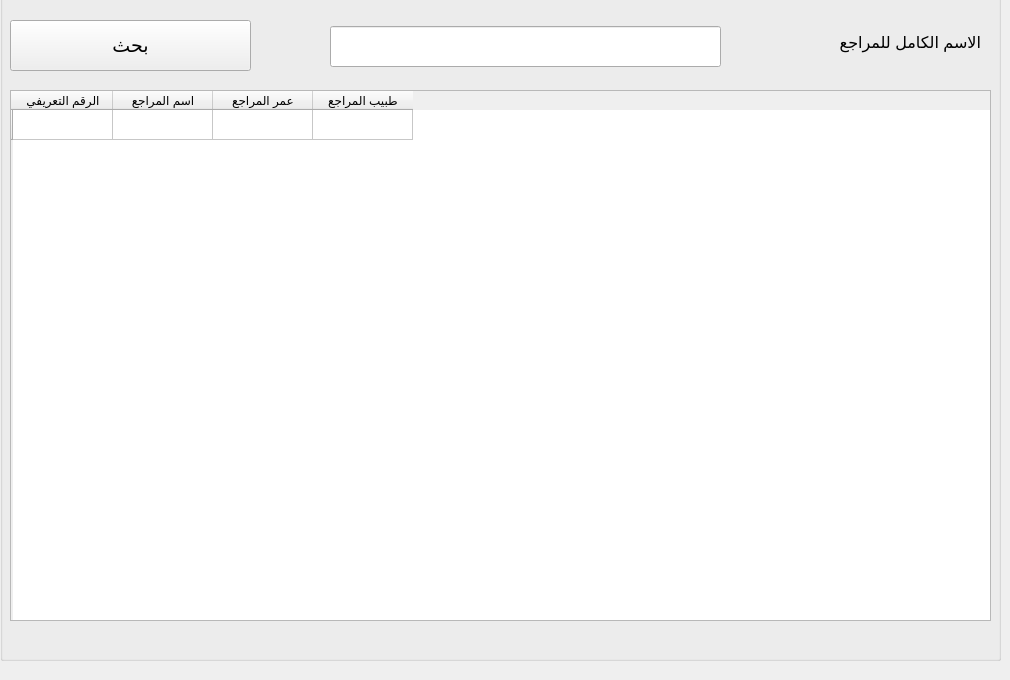
       <widget class="QWidget" name="tab_17">
        <attribute name="title">
         <string>كل المراجعين</string>
        </attribute>
        <widget class="QGroupBox" name="groupBox_5">
         <property name="geometry">
          <rect>
           <x>0</x>
           <y>-10</y>
           <width>1001</width>
           <height>671</height>
          </rect>
         </property>
         <property name="title">
          <string/>
         </property>
         <widget class="QTableWidget" name="tableWidget_2">
          <property name="geometry">
           <rect>
            <x>10</x>
            <y>100</y>
            <width>981</width>
            <height>531</height>
           </rect>
          </property>
          <property name="font">
           <font>
            <pointsize>9</pointsize>
           </font>
          </property>
          <row>
           <property name="text">
            <string/>
           </property>
          </row>
          <column>
           <property name="text">
            <string>الرقم التعريفي</string>
           </property>
          </column>
          <column>
           <property name="text">
            <string>اسم المراجع</string>
           </property>
          </column>
          <column>
           <property name="text">
            <string>عمر المراجع</string>
           </property>
          </column>
          <column>
           <property name="text">
            <string>طبيب المراجع</string>
           </property>
          </column>
         </widget>
         <widget class="QLineEdit" name="lineEdit_27">
          <property name="geometry">
           <rect>
            <x>330</x>
            <y>36</y>
            <width>391</width>
            <height>41</height>
           </rect>
          </property>
          <property name="font">
           <font>
            <pointsize>13</pointsize>
           </font>
          </property>
          <property name="placeholderText">
           <string/>
          </property>
         </widget>
         <widget class="QLabel" name="label_60">
          <property name="enabled">
           <bool>true</bool>
          </property>
          <property name="geometry">
           <rect>
            <x>740</x>
            <y>27</y>
            <width>241</width>
            <height>51</height>
           </rect>
          </property>
          <property name="font">
           <font>
            <family>Segoe UI</family>
            <pointsize>12</pointsize>
            <weight>50</weight>
            <bold>false</bold>
           </font>
          </property>
          <property name="text">
           <string>الاسم الكامل للمراجع</string>
          </property>
         </widget>
         <widget class="QPushButton" name="pushButton_36">
          <property name="geometry">
           <rect>
            <x>10</x>
            <y>30</y>
            <width>241</width>
            <height>51</height>
           </rect>
          </property>
          <property name="font">
           <font>
            <family>Segoe UI</family>
            <pointsize>14</pointsize>
           </font>
          </property>
          <property name="text">
           <string>بحث</string>
          </property>
         </widget>
        </widget>
       </widget>
